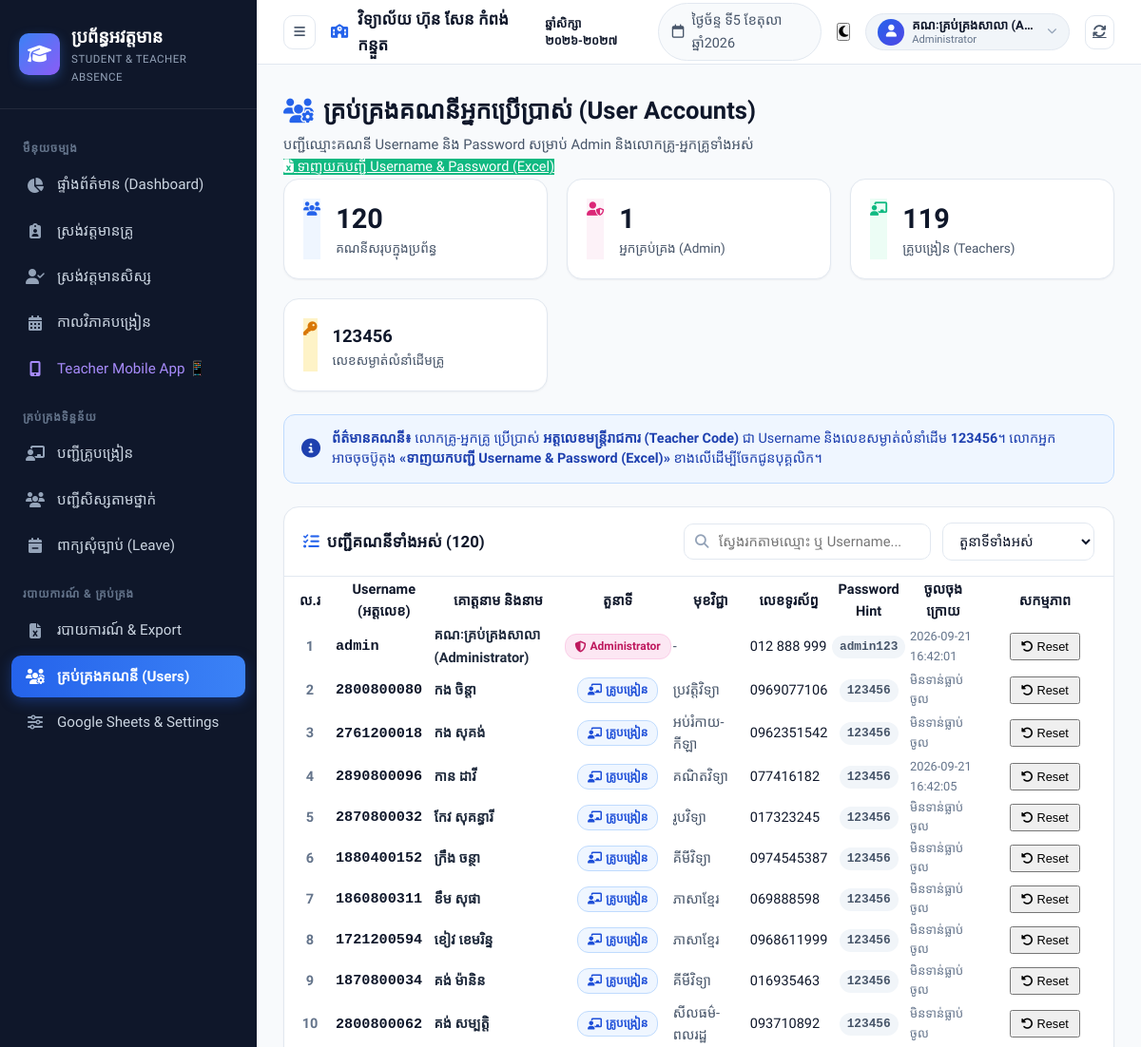
The page /users (signed in, upper part) on the database as committed earlier.
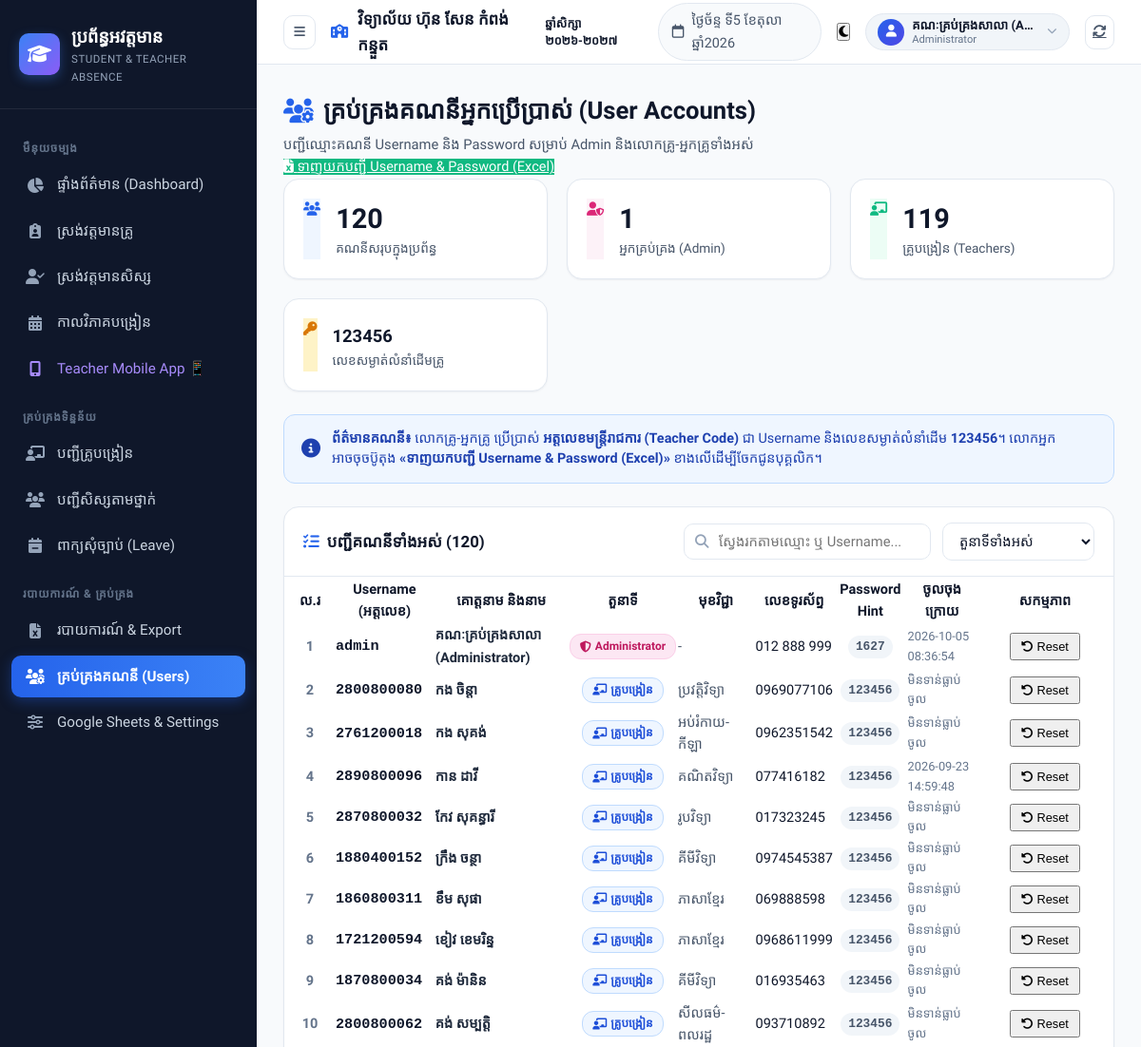
The same page on the database as committed later.
### tables this page shows
CREATE TABLE users (
            id INTEGER PRIMARY KEY AUTOINCREMENT,
            username TEXT NOT NULL UNIQUE,
            password_hash TEXT NOT NULL,
            plain_password_hint TEXT,
            role TEXT NOT NULL DEFAULT 'teacher', -- 'admin', 'teacher'
            full_name_kh TEXT NOT NULL,
            teacher_id INTEGER,
            phone TEXT,
            is_active INTEGER DEFAULT 1,
            last_login TIMESTAMP,
            created_at TIMESTAMP DEFAULT CURRENT_TIMESTAMP,
            FOREIGN KEY (teacher_id) REFERENCES teachers (id) ON DELETE SET NULL
        );

CREATE TABLE teachers (
            id INTEGER PRIMARY KEY AUTOINCREMENT,
            teacher_code TEXT NOT NULL UNIQUE,
            full_name_kh TEXT NOT NULL,
            full_name_en TEXT,
            gender TEXT NOT NULL, -- ប្រុស (M) / ស្រី (F)
            phone TEXT,
            email TEXT,
            subject TEXT NOT NULL, -- មុខវិជ្ជាឯកទេស
            total_hours_weekly INTEGER DEFAULT 18, -- បន្ទុកម៉ោងបង្រៀនក្នុងមួយសប្តាហ៍
            status TEXT DEFAULT 'Active', -- Active, Inactive, OnLeave
            created_at TIMESTAMP DEFAULT CURRENT_TIMESTAMP
        , qualification TEXT, current_duty TEXT, training_level TEXT);

### app.py (the view)
@app.route("/users")
@login_required(role="admin")
def users_page():
    users = db.get_all_users()
    return render_template("users.html", users=users)

### app.py (called while the page is built, shortened)
@app.context_processor
def inject_school_info():
    in_maint, maint_msg = db.is_system_in_maintenance()
    return {
        "global_school_name_kh": db.get_setting("school_name_kh", "វិទ្យាល័យ ហ៊ុន សែន កំពង់កន្ទួត"),
        "global_school_name_en": db.get_setting("school_name_en", "Hun Sen Kampong Kantuot High School"),
        "current_user": session.get("user"),
        "is_maintenance_mode": in_maint,
        "maintenance_message": maint_msg
    }

@app.before_request
def check_maintenance():
    in_maint, maint_msg = db.is_system_in_maintenance()
    if not in_maint:
        return None

def login_required(role=None):
    def decorator(f):
        @functools.wraps(f)
        def decorated_function(*args, **kwargs):
            if "user" not in session:
                if request.path.startswith("/api/"):
                    return jsonify({"success": False, "error": "Unauthorized", "message": "សូមចូលគណនីជាមុនសិន"}), 401
                return redirect(url_for("login", next=request.url))
            user = session["user"]
            return f(*args, **kwargs)
        return decorated_function
    return decorator

### templates/users.html (shortened to what the changed rows need)
{% extends "base.html" %}
{% block content %}
<div class="page-header">
    <div class="page-title-group">
        <h1 class="page-title">
            <i class="fa-solid fa-users-gear text-primary"></i>
            <span>គ្រប់គ្រងគណនីអ្នកប្រើប្រាស់ (User Accounts)</span>
        </h1>
    </div>
</div>
<div class="card">
    <div class="table-responsive">
        <table class="data-table" id="usersTable">
            <thead>
                <tr>
                    <th style="width: 50px; text-align: center;">ល.រ</th>
                    <th>Username (អត្តលេខ)</th>
                    <th>គោត្តនាម និងនាម</th>
                    <th style="text-align: center;">តួនាទី</th>
                    <th>មុខវិជ្ជា</th>
                    <th>លេខទូរស័ព្ទ</th>
                    <th style="text-align: center;">Password Hint</th>
                    <th>ចូលចុងក្រោយ</th>
                    <th style="text-align: center; width: 140px;">សកម្មភាព</th>
                </tr>
            </thead>
            <tbody>
                {% for u in users %}
                <tr class="user-row" data-role="{{ u.role }}" data-search="{{ u.username }} {{ u.full_name_kh }} {{ u.phone or '' }} {{ u.subject or '' }}">
                    <td style="text-align: center; font-weight: 600; color: #64748b;">{{ loop.index }}</td>
                    <td>
                        <strong style="font-family: monospace; font-size: 0.95rem; color: #0f172a;">
                            {{ u.username }}
                        </strong>
                    </td>
                    <td>
                        <div style="font-weight: 600; color: #1e293b;">
                            {{ u.full_name_kh }}
                        </div>
                    </td>
                    <td style="text-align: center;">
                        {% if u.role == 'admin' %}
                            <span class="badge" style="background:#fce7f3; color:#be185d; border:1px solid #fbcfe8; padding:4px 10px; border-radius:12px; font-weight:600; font-size:0.75rem;">
                                <i class="fa-solid fa-shield-halved"></i> Administrator
                            </span>
                        {% else %}
                            <span class="badge" style="background:#eff6ff; color:#1d4ed8; border:1px solid #bfdbfe; padding:4px 10px; border-radius:12px; font-weight:600; font-size:0.75rem;">
                                <i class="fa-solid fa-chalkboard-user"></i> គ្រូបង្រៀន
                            </span>
                        {% endif %}
                    </td>
                    <td>
                        <span class="text-muted">{{ u.subject or '-' }}</span>
                    </td>
                    <td>
                        {{ u.phone or '-' }}
                    </td>
                    <td style="text-align: center;">
                        <span class="badge badge-soft" style="font-family: monospace; font-size: 0.8rem; background: #f1f5f9; color: #475569; padding: 3px 8px;">
                            {{ u.plain_password_hint or '••••••' }}
                        </span>
                    </td>
                    <td style="font-size: 0.8rem; color: #64748b;">
                        {{ u.last_login or 'មិនទាន់ធ្លាប់ចូល' }}
                    </td>
                    <td style="text-align: center;">
                        <button type="button"
                                class="btn-secondary btn-sm"
                                style="font-size: 0.8rem; padding: 5px 10px;"
                                onclick="openResetModal({{ u.id }}, '{{ u.username }}', '{{ u.full_name_kh }}')"
                                title="កំណត់លេខសម្ងាត់ឡើងវិញ (Reset to 123456)">
                            <i class="fa-solid fa-rotate-left"></i>
                            <span>Reset</span>
                        </button>
                    </td>
                </tr>
                {% endfor %}
            </tbody>
        </table>
    </div>
</div>
{% endblock %}

Rows that differ between the two databases and show on the page:
changed users "admin": plain_password_hint "admin123" → "1627"; last_login "2026-09-21 16:42:01" → "2026-10-05 08:36:54"
changed users "គណិតវិទ្យា": last_login "2026-09-21 16:42:05" → "2026-09-23 14:59:48"
